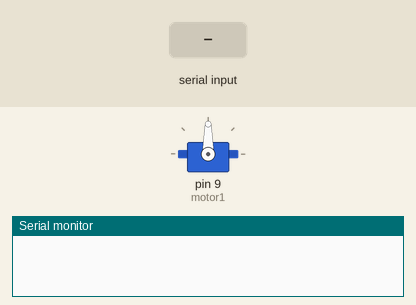
The sketch below on a simulated Arduino Uno, built with avr-gcc and run on an emulated ATmega328P. On the bench: servo, the last lines printed to the serial monitor. Inputs (shaded band) come from the test bench.

Above: at 1.2 s.
1.3 s: "up\n" received over Serial
At 1.45 s:
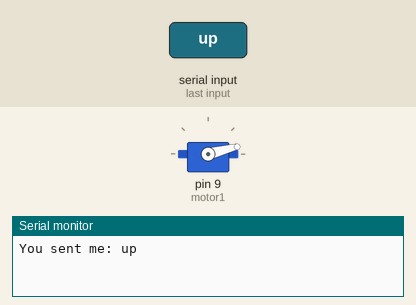
4.3 s: "up\n" received over Serial
At 4.46 s:
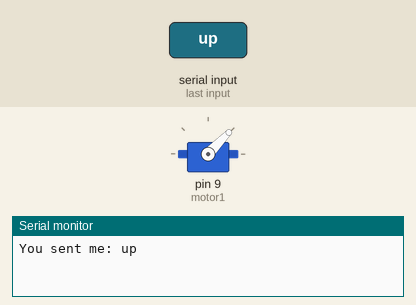
Timing chart, 0 to 10.1 s (numbered marks = the images above; inputs shaded):
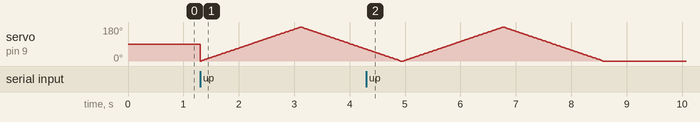

The sketch:

arduino_motion.ino
```cpp
#include <Servo.h>

Servo motor1;

void setup() {
  Serial.begin(9600);
  motor1.attach(9);
}
void loop() {
  if (Serial.available() > 0) {
    String data = Serial.readStringUntil('\n');
    Serial.print("You sent me: ");
    Serial.println(data);
    if(data=="up") {
        for(int position=0;position<180;position+=2)
        {
          motor1.write(position);
          delay(20);
        }
        for(int position=180;position>=0;position-=2)
        {
          motor1.write(position);
          delay(20);
        }
        motor1.write(0);
        Serial.println("uup~~");
        delay(20);
    }
    else{
        motor1.write(0);
        delay(20);
        Serial.println("nothin");
    }
  }
}
```
